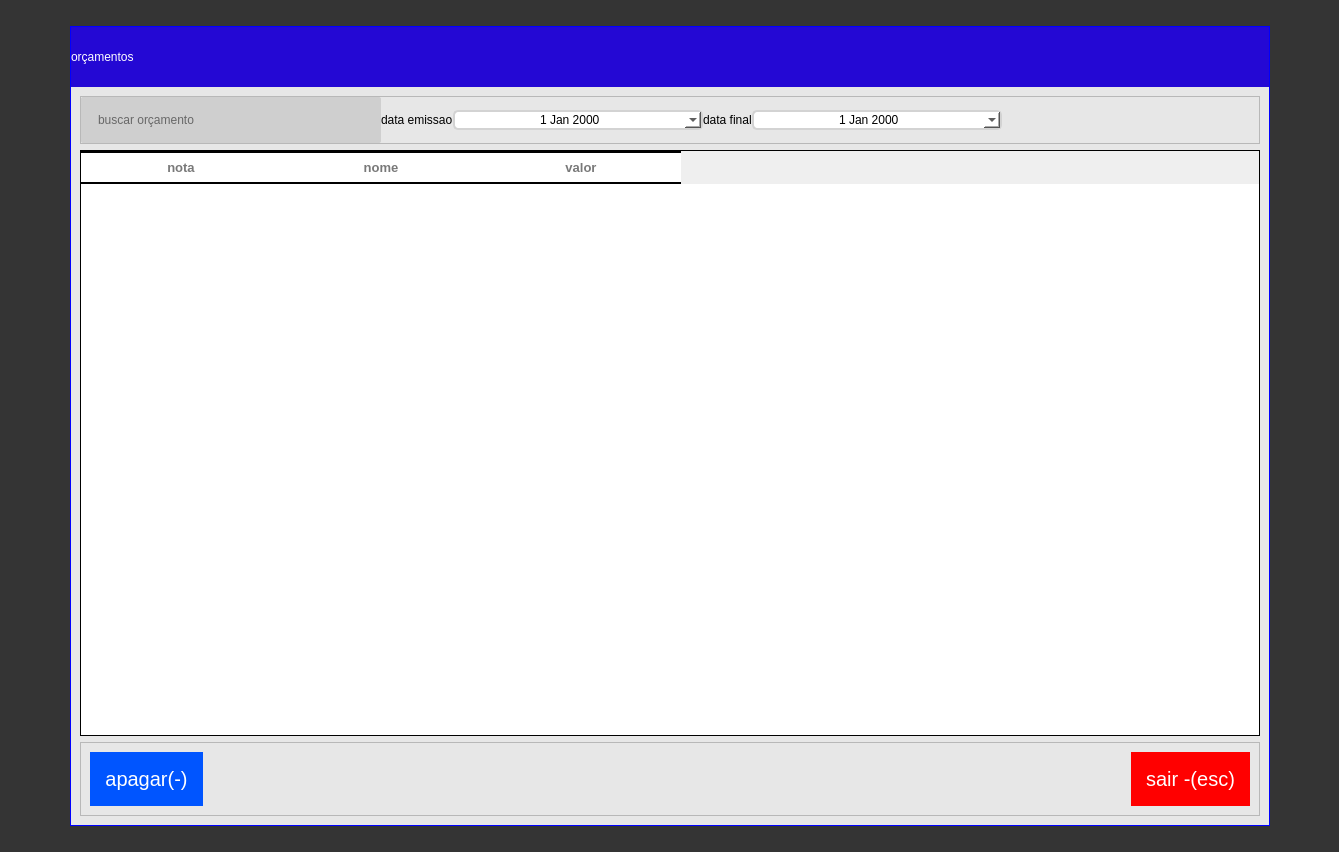
<?xml version="1.0" encoding="UTF-8"?>
<ui version="4.0">
 <class>FormOrcamento</class>
 <widget class="QWidget" name="FormOrcamento">
  <property name="windowModality">
   <enum>Qt::ApplicationModal</enum>
  </property>
  <property name="geometry">
   <rect>
    <x>0</x>
    <y>0</y>
    <width>1339</width>
    <height>852</height>
   </rect>
  </property>
  <property name="windowTitle">
   <string>orçamento</string>
  </property>
  <property name="styleSheet">
   <string notr="true">text-transform: uppercase;
</string>
  </property>
  <layout class="QHBoxLayout" name="horizontalLayout_4">
   <property name="spacing">
    <number>0</number>
   </property>
   <property name="leftMargin">
    <number>0</number>
   </property>
   <property name="topMargin">
    <number>0</number>
   </property>
   <property name="rightMargin">
    <number>0</number>
   </property>
   <property name="bottomMargin">
    <number>0</number>
   </property>
   <item>
    <widget class="QWidget" name="widget_3" native="true">
     <property name="maximumSize">
      <size>
       <width>16777215</width>
       <height>16777215</height>
      </size>
     </property>
     <property name="styleSheet">
      <string notr="true">QWidget#widget_3{
text-transform: uppercase;

	background-color: rgb(0, 0, 0,200);
}</string>
     </property>
     <layout class="QHBoxLayout" name="horizontalLayout_5">
      <property name="spacing">
       <number>0</number>
      </property>
      <property name="leftMargin">
       <number>0</number>
      </property>
      <property name="topMargin">
       <number>0</number>
      </property>
      <property name="rightMargin">
       <number>0</number>
      </property>
      <property name="bottomMargin">
       <number>0</number>
      </property>
      <item>
       <spacer name="horizontalSpacer_3">
        <property name="orientation">
         <enum>Qt::Horizontal</enum>
        </property>
        <property name="sizeHint" stdset="0">
         <size>
          <width>40</width>
          <height>20</height>
         </size>
        </property>
       </spacer>
      </item>
      <item>
       <widget class="QWidget" name="widget_2" native="true">
        <property name="minimumSize">
         <size>
          <width>1200</width>
          <height>800</height>
         </size>
        </property>
        <property name="maximumSize">
         <size>
          <width>1200</width>
          <height>800</height>
         </size>
        </property>
        <property name="styleSheet">
         <string notr="true">QWidget#widget_2{
text-transform: uppercase;
border:1px solid blue;
	background-color: rgb(231, 231, 231);
}</string>
        </property>
        <layout class="QVBoxLayout" name="verticalLayout_2">
         <property name="spacing">
          <number>0</number>
         </property>
         <property name="leftMargin">
          <number>1</number>
         </property>
         <property name="topMargin">
          <number>1</number>
         </property>
         <property name="rightMargin">
          <number>1</number>
         </property>
         <property name="bottomMargin">
          <number>1</number>
         </property>
         <item>
          <widget class="QFrame" name="frame_3">
           <property name="minimumSize">
            <size>
             <width>0</width>
             <height>60</height>
            </size>
           </property>
           <property name="styleSheet">
            <string notr="true">QFrame#frame_3{
color:red;
border: none;
background-color:#2408D4;}

QLabel{color: white;
background-color:transparent;
font: 75 15pt &quot;MS Shell Dlg 2&quot;;
border:none
}
</string>
           </property>
           <property name="frameShape">
            <enum>QFrame::StyledPanel</enum>
           </property>
           <property name="frameShadow">
            <enum>QFrame::Raised</enum>
           </property>
           <layout class="QHBoxLayout" name="horizontalLayout_3">
            <property name="spacing">
             <number>0</number>
            </property>
            <property name="leftMargin">
             <number>0</number>
            </property>
            <property name="topMargin">
             <number>0</number>
            </property>
            <property name="rightMargin">
             <number>0</number>
            </property>
            <property name="bottomMargin">
             <number>0</number>
            </property>
            <item>
             <widget class="QLabel" name="label">
              <property name="styleSheet">
               <string notr="true"/>
              </property>
              <property name="text">
               <string>orçamentos</string>
              </property>
             </widget>
            </item>
           </layout>
          </widget>
         </item>
         <item>
          <widget class="QWidget" name="widget" native="true">
           <property name="minimumSize">
            <size>
             <width>800</width>
             <height>600</height>
            </size>
           </property>
           <property name="styleSheet">
            <string notr="true"/>
           </property>
           <layout class="QVBoxLayout" name="verticalLayout">
            <item>
             <widget class="QFrame" name="frame_2">
              <property name="styleSheet">
               <string notr="true">QLabel{
color:white;
	font: 14pt &quot;MS Shell Dlg 2&quot;;

}
QDateEdit {
	border: 2px solid lightgray;
	border-radius: 5px;
	font: 20pt &quot;MS Shell Dlg 2&quot;;
	background-color: rgb(255, 255, 255);
}
 
</string>
              </property>
              <property name="frameShape">
               <enum>QFrame::StyledPanel</enum>
              </property>
              <property name="frameShadow">
               <enum>QFrame::Raised</enum>
              </property>
              <layout class="QHBoxLayout" name="horizontalLayout_2">
               <property name="spacing">
                <number>0</number>
               </property>
               <property name="leftMargin">
                <number>0</number>
               </property>
               <property name="topMargin">
                <number>0</number>
               </property>
               <property name="rightMargin">
                <number>0</number>
               </property>
               <property name="bottomMargin">
                <number>0</number>
               </property>
               <item>
                <widget class="QLineEdit" name="tx_Buscarorcamento">
                 <property name="minimumSize">
                  <size>
                   <width>300</width>
                   <height>0</height>
                  </size>
                 </property>
                 <property name="styleSheet">
                  <string notr="true">QLineEdit{
background: #CFCFCF;
border-radius: 2px;
color: #000;
font: 13px &quot;Arial&quot; ;
text-transform: uppercase;
padding:15px
}
QLineEdit:Focus {
border: 1px solid red;
	background-color: rgb(255, 255, 127);
}</string>
                 </property>
                 <property name="placeholderText">
                  <string>buscar orçamento</string>
                 </property>
                </widget>
               </item>
               <item>
                <widget class="QLabel" name="label_3">
                 <property name="styleSheet">
                  <string notr="true">color: rgb(0, 0, 0);</string>
                 </property>
                 <property name="text">
                  <string>data emissao</string>
                 </property>
                </widget>
               </item>
               <item>
                <widget class="QDateEdit" name="dt_Data_emissao">
                 <property name="minimumSize">
                  <size>
                   <width>250</width>
                   <height>0</height>
                  </size>
                 </property>
                 <property name="alignment">
                  <set>Qt::AlignCenter</set>
                 </property>
                 <property name="buttonSymbols">
                  <enum>QAbstractSpinBox::NoButtons</enum>
                 </property>
                 <property name="calendarPopup">
                  <bool>true</bool>
                 </property>
                </widget>
               </item>
               <item>
                <widget class="QLabel" name="label_2">
                 <property name="styleSheet">
                  <string notr="true">color: rgb(0, 0, 0);</string>
                 </property>
                 <property name="text">
                  <string>data final</string>
                 </property>
                </widget>
               </item>
               <item>
                <widget class="QDateEdit" name="dt_Data_final">
                 <property name="minimumSize">
                  <size>
                   <width>250</width>
                   <height>0</height>
                  </size>
                 </property>
                 <property name="alignment">
                  <set>Qt::AlignCenter</set>
                 </property>
                 <property name="buttonSymbols">
                  <enum>QAbstractSpinBox::NoButtons</enum>
                 </property>
                 <property name="calendarPopup">
                  <bool>true</bool>
                 </property>
                </widget>
               </item>
               <item>
                <spacer name="horizontalSpacer_2">
                 <property name="orientation">
                  <enum>Qt::Horizontal</enum>
                 </property>
                 <property name="sizeHint" stdset="0">
                  <size>
                   <width>40</width>
                   <height>20</height>
                  </size>
                 </property>
                </spacer>
               </item>
              </layout>
             </widget>
            </item>
            <item>
             <widget class="QTableWidget" name="tb_orcamento">
              <property name="font">
               <font>
                <pointsize>-1</pointsize>
                <italic>false</italic>
                <bold>true</bold>
               </font>
              </property>
              <property name="cursor" stdset="0">
               <cursorShape>PointingHandCursor</cursorShape>
              </property>
              <property name="focusPolicy">
               <enum>Qt::NoFocus</enum>
              </property>
              <property name="contextMenuPolicy">
               <enum>Qt::ActionsContextMenu</enum>
              </property>
              <property name="styleSheet">
               <string notr="true">QTableView{
background: white;
color: black;
font-weight: bold;
font-size: 16px;
border:1px solid;
selection-color: rgb(0, 0, 255);

}
QHeaderView:section{
background: #FFF;
border-radius:25px;
font-size: 13px;
font-family: &quot;Arial&quot;;
font-weight: bold;
color: #797979;
border:none;
border-bottom: 2px solid black;
border-top:2px solid black;
padding:5px 0px;
text-transform: uppercase
}</string>
              </property>
              <property name="autoScrollMargin">
               <number>20</number>
              </property>
              <property name="editTriggers">
               <set>QAbstractItemView::NoEditTriggers</set>
              </property>
              <property name="alternatingRowColors">
               <bool>false</bool>
              </property>
              <property name="selectionBehavior">
               <enum>QAbstractItemView::SelectRows</enum>
              </property>
              <property name="showGrid">
               <bool>true</bool>
              </property>
              <property name="gridStyle">
               <enum>Qt::SolidLine</enum>
              </property>
              <property name="sortingEnabled">
               <bool>false</bool>
              </property>
              <property name="wordWrap">
               <bool>true</bool>
              </property>
              <attribute name="horizontalHeaderCascadingSectionResizes">
               <bool>false</bool>
              </attribute>
              <attribute name="horizontalHeaderDefaultSectionSize">
               <number>200</number>
              </attribute>
              <attribute name="horizontalHeaderHighlightSections">
               <bool>true</bool>
              </attribute>
              <attribute name="horizontalHeaderShowSortIndicator" stdset="0">
               <bool>false</bool>
              </attribute>
              <attribute name="horizontalHeaderStretchLastSection">
               <bool>false</bool>
              </attribute>
              <attribute name="verticalHeaderVisible">
               <bool>false</bool>
              </attribute>
              <attribute name="verticalHeaderMinimumSectionSize">
               <number>20</number>
              </attribute>
              <attribute name="verticalHeaderDefaultSectionSize">
               <number>50</number>
              </attribute>
              <column>
               <property name="text">
                <string>nota</string>
               </property>
              </column>
              <column>
               <property name="text">
                <string>nome</string>
               </property>
              </column>
              <column>
               <property name="text">
                <string>valor</string>
               </property>
              </column>
             </widget>
            </item>
            <item>
             <widget class="QFrame" name="frame">
              <property name="styleSheet">
               <string notr="true"/>
              </property>
              <property name="frameShape">
               <enum>QFrame::StyledPanel</enum>
              </property>
              <property name="frameShadow">
               <enum>QFrame::Raised</enum>
              </property>
              <layout class="QHBoxLayout" name="horizontalLayout">
               <item>
                <widget class="QPushButton" name="bt_apagar">
                 <property name="styleSheet">
                  <string notr="true">QPushButton{
	text-align:center;
	color:#fff;
	border:0px;
	
	font-size:20px;
	cursor: pointer;
	background-color: rgb(0, 85, 255);
padding:15px 15px;
}
QPushButton:hover{
background-color:#3668ff;
}</string>
                 </property>
                 <property name="text">
                  <string>apagar(-)</string>
                 </property>
                </widget>
               </item>
               <item>
                <spacer name="horizontalSpacer">
                 <property name="orientation">
                  <enum>Qt::Horizontal</enum>
                 </property>
                 <property name="sizeHint" stdset="0">
                  <size>
                   <width>40</width>
                   <height>20</height>
                  </size>
                 </property>
                </spacer>
               </item>
               <item>
                <widget class="QPushButton" name="bt_sair">
                 <property name="styleSheet">
                  <string notr="true">QPushButton{
	text-align:center;
	color:#fff;
	border:0px;
	
	font-size:20px;
	cursor: pointer;
	background-color:red;
padding:15px 15px;
}
QPushButton:hover{
	background-color: rgb(138, 0, 0);
}
</string>
                 </property>
                 <property name="text">
                  <string>sair -(esc)</string>
                 </property>
                 <property name="shortcut">
                  <string>Esc</string>
                 </property>
                </widget>
               </item>
              </layout>
             </widget>
            </item>
           </layout>
          </widget>
         </item>
        </layout>
       </widget>
      </item>
      <item>
       <spacer name="horizontalSpacer_4">
        <property name="orientation">
         <enum>Qt::Horizontal</enum>
        </property>
        <property name="sizeHint" stdset="0">
         <size>
          <width>40</width>
          <height>20</height>
         </size>
        </property>
       </spacer>
      </item>
     </layout>
    </widget>
   </item>
  </layout>
 </widget>
 <resources/>
 <connections/>
</ui>
